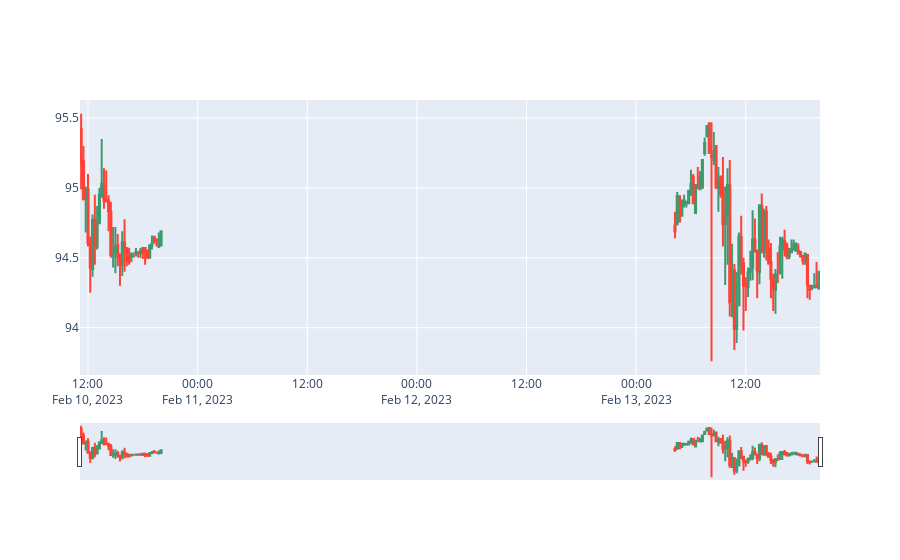

Here is the notebook cell this chart was saved with:
### Code cell
## Graph 

import plotly.graph_objects as go

import pandas as pd
from datetime import datetime

df = Statergy('GOOGL')
df = df.get_script_data()
fig = go.Figure(data=[go.Candlestick(x=df['timestamp'],
                open=df['open'],
                high=df['high'],
                low=df['low'],
                close=df['close_data'])])

fig.show()
